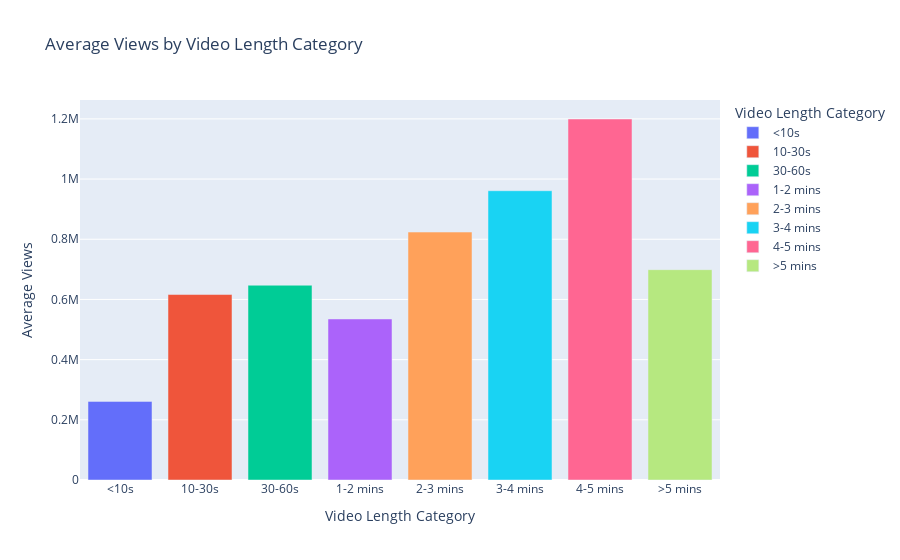

Write notebook code for a chart like this one.
### Code cell
# Insight 1.1: Views by Video Length Category
views_by_length = df.groupby('video_length_category')['statsV2.playCount'].mean().reset_index()
fig1 = px.bar(views_by_length, x='video_length_category', y='statsV2.playCount',
              title="Average Views by Video Length Category",
              labels={'statsV2.playCount': 'Average Views', 'video_length_category': 'Video Length Category'},
              color='video_length_category')
fig1.show()

### Figure 1 — Plotly figure (JSON) as saved in the notebook; plotly's stock layout.template omitted (floating-point values rounded to 4 significant figures)
{"data": [{"alignmentgroup": "True", "hovertemplate": "Video Length Category=%{x}<br>Average Views=%{y}<extra></extra>", "legendgroup": "<10s", "marker": {"color": "#636efa", "pattern": {"shape": ""}}, "name": "<10s", "offsetgroup": "<10s", "orientation": "v", "showlegend": true, "textposition": "auto", "type": "bar", "x": ["<10s"], "xaxis": "x", "y": [261300.0], "yaxis": "y"}, {"alignmentgroup": "True", "hovertemplate": "Video Length Category=%{x}<br>Average Views=%{y}<extra></extra>", "legendgroup": "10-30s", "marker": {"color": "#EF553B", "pattern": {"shape": ""}}, "name": "10-30s", "offsetgroup": "10-30s", "orientation": "v", "showlegend": true, "textposition": "auto", "type": "bar", "x": ["10-30s"], "xaxis": "x", "y": [616300.0], "yaxis": "y"}, {"alignmentgroup": "True", "hovertemplate": "Video Length Category=%{x}<br>Average Views=%{y}<extra></extra>", "legendgroup": "30-60s", "marker": {"color": "#00cc96", "pattern": {"shape": ""}}, "name": "30-60s", "offsetgroup": "30-60s", "orientation": "v", "showlegend": true, "textposition": "auto", "type": "bar", "x": ["30-60s"], "xaxis": "x", "y": [647300.0], "yaxis": "y"}, {"alignmentgroup": "True", "hovertemplate": "Video Length Category=%{x}<br>Average Views=%{y}<extra></extra>", "legendgroup": "1-2 mins", "marker": {"color": "#ab63fa", "pattern": {"shape": ""}}, "name": "1-2 mins", "offsetgroup": "1-2 mins", "orientation": "v", "showlegend": true, "textposition": "auto", "type": "bar", "x": ["1-2 mins"], "xaxis": "x", "y": [535100.0], "yaxis": "y"}, {"alignmentgroup": "True", "hovertemplate": "Video Length Category=%{x}<br>Average Views=%{y}<extra></extra>", "legendgroup": "2-3 mins", "marker": {"color": "#FFA15A", "pattern": {"shape": ""}}, "name": "2-3 mins", "offsetgroup": "2-3 mins", "orientation": "v", "showlegend": true, "textposition": "auto", "type": "bar", "x": ["2-3 mins"], "xaxis": "x", "y": [823900.0], "yaxis": "y"}, {"alignmentgroup": "True", "hovertemplate": "Video Length Category=%{x}<br>Average Views=%{y}<extra></extra>", "legendgroup": "3-4 mins", "marker": {"color": "#19d3f3", "pattern": {"shape": ""}}, "name": "3-4 mins", "offsetgroup": "3-4 mins", "orientation": "v", "showlegend": true, "textposition": "auto", "type": "bar", "x": ["3-4 mins"], "xaxis": "x", "y": [961300.0], "yaxis": "y"}, {"alignmentgroup": "True", "hovertemplate": "Video Length Category=%{x}<br>Average Views=%{y}<extra></extra>", "legendgroup": "4-5 mins", "marker": {"color": "#FF6692", "pattern": {"shape": ""}}, "name": "4-5 mins", "offsetgroup": "4-5 mins", "orientation": "v", "showlegend": true, "textposition": "auto", "type": "bar", "x": ["4-5 mins"], "xaxis": "x", "y": [1200000.0], "yaxis": "y"}, {"alignmentgroup": "True", "hovertemplate": "Video Length Category=%{x}<br>Average Views=%{y}<extra></extra>", "legendgroup": ">5 mins", "marker": {"color": "#B6E880", "pattern": {"shape": ""}}, "name": ">5 mins", "offsetgroup": ">5 mins", "orientation": "v", "showlegend": true, "textposition": "auto", "type": "bar", "x": [">5 mins"], "xaxis": "x", "y": [699000.0], "yaxis": "y"}], "layout": {"barmode": "relative", "legend": {"title": {"text": "Video Length Category"}, "tracegroupgap": 0}, "title": {"text": "Average Views by Video Length Category"}, "xaxis": {"anchor": "y", "categoryarray": ["<10s", "10-30s", "30-60s", "1-2 mins", "2-3 mins", "3-4 mins", "4-5 mins", ">5 mins"], "categoryorder": "array", "domain": [0, 1], "title": {"text": "Video Length Category"}}, "yaxis": {"anchor": "x", "domain": [0, 1], "title": {"text": "Average Views"}}}}
